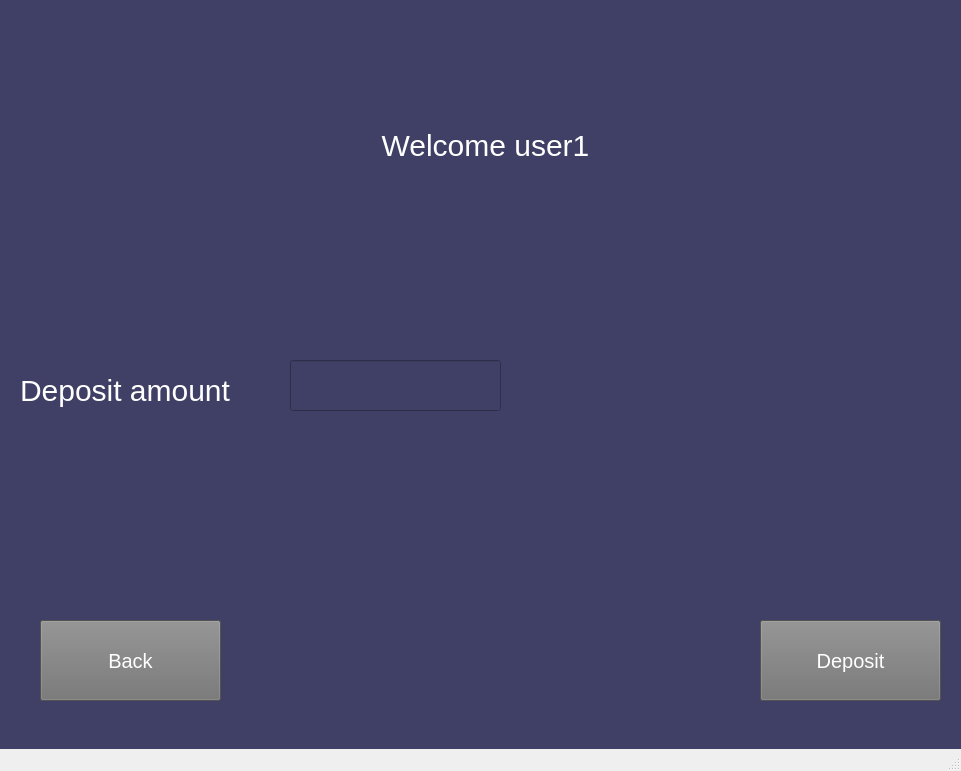
<?xml version="1.0" encoding="UTF-8"?>
<ui version="4.0">
 <class>MainWindow</class>
 <widget class="QMainWindow" name="MainWindow">
  <property name="geometry">
   <rect>
    <x>0</x>
    <y>0</y>
    <width>961</width>
    <height>771</height>
   </rect>
  </property>
  <property name="windowTitle">
   <string>MainWindow</string>
  </property>
  <widget class="QWidget" name="centralwidget">
   <widget class="QWidget" name="widget" native="true">
    <property name="geometry">
     <rect>
      <x>0</x>
      <y>-30</y>
      <width>961</width>
      <height>781</height>
     </rect>
    </property>
    <property name="styleSheet">
     <string notr="true">background-color:#404066;</string>
    </property>
    <widget class="QLabel" name="label">
     <property name="geometry">
      <rect>
       <x>340</x>
       <y>140</y>
       <width>291</width>
       <height>71</height>
      </rect>
     </property>
     <property name="styleSheet">
      <string notr="true">font:30px ; 
color: white;</string>
     </property>
     <property name="text">
      <string>Welcome user1</string>
     </property>
     <property name="alignment">
      <set>Qt::AlignCenter</set>
     </property>
    </widget>
    <widget class="QLabel" name="label_2">
     <property name="geometry">
      <rect>
       <x>20</x>
       <y>390</y>
       <width>261</width>
       <height>61</height>
      </rect>
     </property>
     <property name="styleSheet">
      <string notr="true">font:30px ; 
color: white;</string>
     </property>
     <property name="text">
      <string>Deposit amount </string>
     </property>
    </widget>
    <widget class="QPushButton" name="Deposit_Confirm_B">
     <property name="geometry">
      <rect>
       <x>760</x>
       <y>650</y>
       <width>181</width>
       <height>81</height>
      </rect>
     </property>
     <property name="styleSheet">
      <string notr="true">font:20px ; 
background-color: rgb(115, 115, 115);
color: white;</string>
     </property>
     <property name="text">
      <string>Deposit</string>
     </property>
    </widget>
    <widget class="QPushButton" name="pushButton_3">
     <property name="geometry">
      <rect>
       <x>40</x>
       <y>650</y>
       <width>181</width>
       <height>81</height>
      </rect>
     </property>
     <property name="styleSheet">
      <string notr="true">font:20px ; 
background-color: rgb(115, 115, 115);
color: white;</string>
     </property>
     <property name="text">
      <string>Back</string>
     </property>
    </widget>
    <widget class="QLineEdit" name="Deposit_Amount">
     <property name="geometry">
      <rect>
       <x>290</x>
       <y>390</y>
       <width>211</width>
       <height>51</height>
      </rect>
     </property>
    </widget>
   </widget>
  </widget>
  <widget class="QMenuBar" name="menubar">
   <property name="geometry">
    <rect>
     <x>0</x>
     <y>0</y>
     <width>961</width>
     <height>21</height>
    </rect>
   </property>
  </widget>
  <widget class="QStatusBar" name="statusbar"/>
 </widget>
 <resources/>
 <connections/>
</ui>
